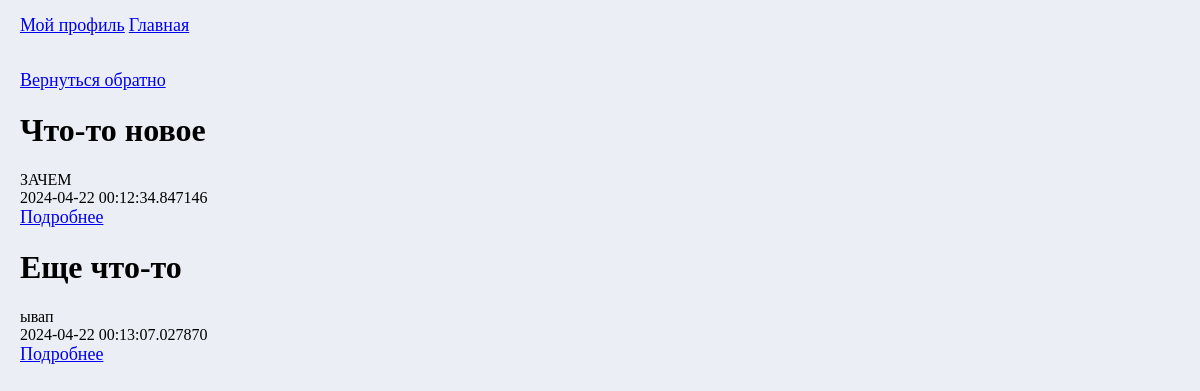
/profile/2/all_posts (signed in), run on an earlier commit of the app's database.
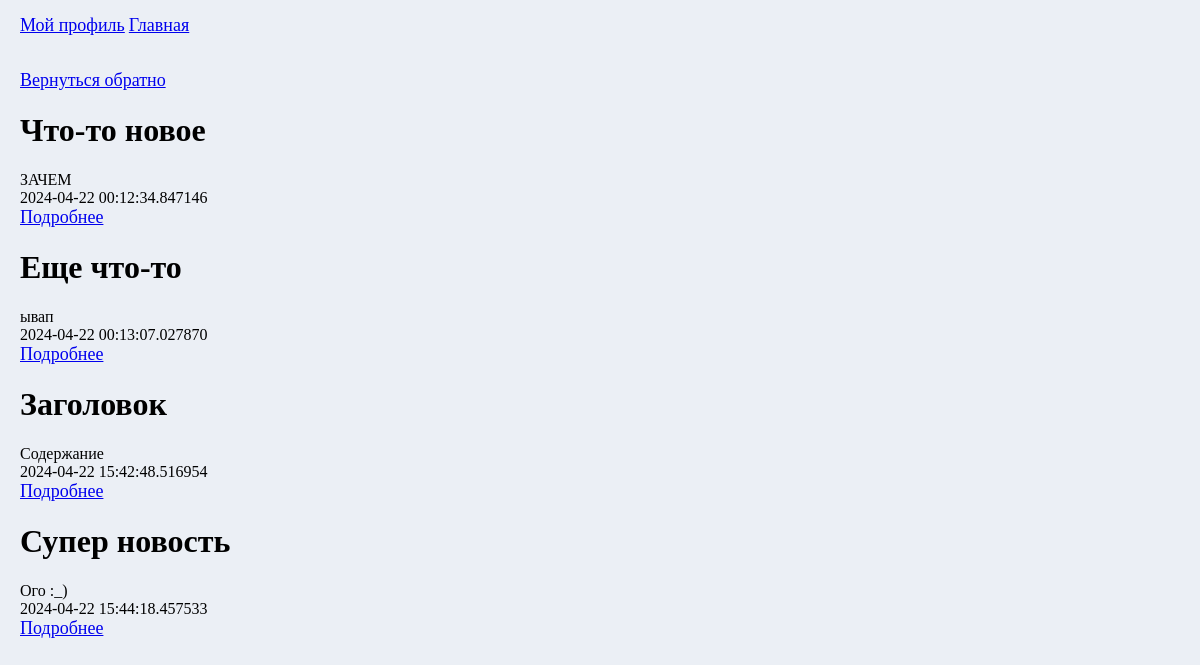
And on a later commit of the database.
### data/posts.py (models this page shows)
class Posts(SqlAlchemyBase):
    __tablename__ = 'posts'
    id = sqlalchemy.Column(sqlalchemy.Integer,
                           primary_key=True, autoincrement=True)
    title = sqlalchemy.Column(sqlalchemy.String, nullable=True)
    content = sqlalchemy.Column(sqlalchemy.String, nullable=True)
    created_date = sqlalchemy.Column(sqlalchemy.DateTime,
                                     default=datetime.datetime.now)
    user_id = sqlalchemy.Column(sqlalchemy.Integer,
                                sqlalchemy.ForeignKey("users.id"))
    user_link = sqlalchemy.Column(sqlalchemy.String)
    post_link = sqlalchemy.Column(sqlalchemy.String)
    likes = sqlalchemy.Column(sqlalchemy.Integer)
    user = orm.relationship('User')

### main.py (the view, shortened to what this page needs)
@app.route('/profile/<id_user>/<mode>', methods=['GET', 'POST'])
def page_of_user(id_user, mode):
    global img_ava
    current_user, userid, username = get_user_from_session()
    if current_user:
        user = db_sess.query(User).filter(User.id == int(id_user)).first()
        post = db_sess.query(Posts).filter(Posts.user_id == int(id_user))
        song = db_sess.query(Song).filter(Song.user_id == int(id_user))
        event = db_sess.query(Events).filter(Events.date >= datetime.datetime(
            datetime.datetime.now().year, datetime.datetime.now().month, datetime.datetime.now().day,
            datetime.datetime.now().hour, datetime.datetime.now().minute)).filter(Events.id == int(id_user))
        try:
            taste = list(map(int, user.genres.split(';')))
        except Exception:
            taste = []
        if mode == 'head':
            return render_template('user.html', current_user=current_user, link_user=f'/profile/{userid}/head',
                                   user=user, post=post, song=song, get_author=get_author, event=event,
                                   title=f"Страница {user.name}")
        if mode == 'all_songs':
            return render_template('all_songs.html', current_user=current_user, song=song, title='Все песни')
        if mode == 'all_events':
            return render_template('all_events.html', current_user=current_user, event=event, title="Все мероприятия")
        if mode == 'all_posts':
            return render_template('user_posts.html', current_user=current_user, post=post, title='Все посты')
    else:
        return redirect('/')

### data/user.py (called while the page is built)
    def check_password(self, password):
        return check_password_hash(self.hashed_password, password)

### main.py (called while the page is built)
def get_user_from_session():
    try:
        user = 0
        mail = session['email']
        passw = session['password']
        if mail is not None and passw is not None:
            user = db_sess.query(User).filter(User.email == str(mail)).first()
        if user and user.check_password(passw):
            login_user(user)
            current_user = user
            userid = current_user.id
            username = current_user.name
            return current_user, userid, username
    except Exception:
        return None, None, None
    return None, None, None

### templates/user_posts.html
{% extends 'base.html' %}
{% block content %}
<div  style="margin: 20px">
<a href="head">Вернуться обратно</a>
{% for elem in post %}
<div class="post">
    <h1>{{elem.title}}</h1>
    <div>{{elem.content}}</div>
    <div>{{elem.created_date}}</div>
    <a href={{elem.post_link}}>Подробнее</a>
</div>
{% endfor %}
</div>
{% endblock %}

What changed in the data, as far as the page shows it:
added Posts: title "Заголовок", content "Содержание", created_date "2024-04-22 15:42:48.516954"
added Posts: title "Супер новость", content "Ого :_)", created_date "2024-04-22 15:44:18.457533"
